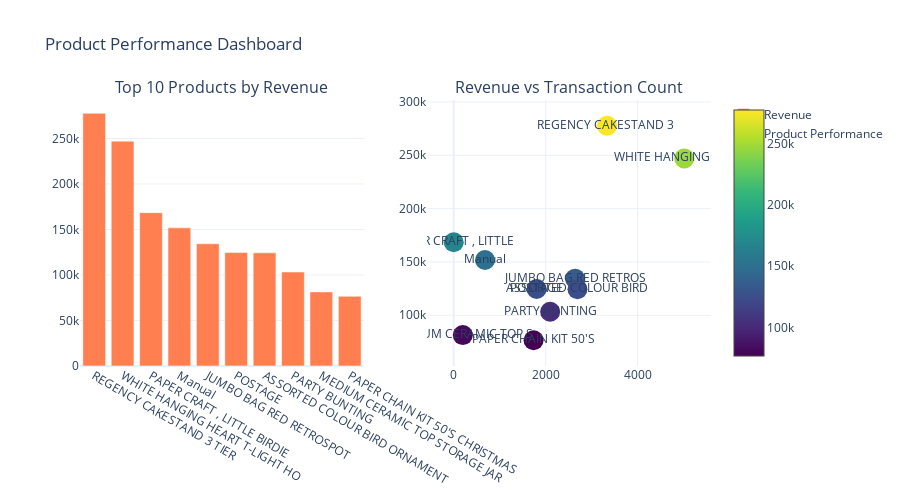

This figure's notebook cell:
### Code cell
# 7. PRODUCT PERFORMANCE INSIGHTS
print("7.  PRODUCT PERFORMANCE ANALYSIS...")

# Top products by revenue
top_products = transactions.groupby(['StockCode', 'Description'])['TotalAmount'].agg(['sum', 'count']).reset_index()
top_products.columns = ['StockCode', 'Description', 'TotalRevenue', 'TransactionCount']
top_products = top_products.nlargest(10, 'TotalRevenue')

# Product performance visualization
fig = make_subplots(
    rows=1, cols=2,
    subplot_titles=('Top 10 Products by Revenue', 'Revenue vs Transaction Count'),
    specs=[[{"type": "bar"}, {"type": "scatter"}]]
)

# Bar chart - Top products
fig.add_trace(
    go.Bar(x=top_products['Description'].str[:30], y=top_products['TotalRevenue'],
           name='Revenue', marker_color='coral'),
    row=1, col=1
)

# Scatter plot - Revenue vs Transactions
fig.add_trace(
    go.Scatter(x=top_products['TransactionCount'], y=top_products['TotalRevenue'],
              mode='markers+text', text=top_products['Description'].str[:20],
              marker=dict(size=20, color=top_products['TotalRevenue'], 
                         colorscale='viridis', showscale=True),
              name='Product Performance'),
    row=1, col=2
)

fig.update_layout(height=500, title_text="Product Performance Dashboard")
fig.show()

### Figure 1 — Plotly figure (JSON) as saved in the notebook; plotly's stock layout.template omitted (floating-point values rounded to 4 significant figures)
{"data": [{"marker": {"color": "coral"}, "name": "Revenue", "type": "bar", "x": ["REGENCY CAKESTAND 3 TIER", "WHITE HANGING HEART T-LIGHT HO", "PAPER CRAFT , LITTLE BIRDIE", "Manual", "JUMBO BAG RED RETROSPOT", "POSTAGE", "ASSORTED COLOUR BIRD ORNAMENT", "PARTY BUNTING", "MEDIUM CERAMIC TOP STORAGE JAR", "PAPER CHAIN KIT 50'S CHRISTMAS"], "xaxis": "x", "y": [277700.0, 247000.0, 168500.0, 151800.0, 134300.0, 124600.0, 124400.0, 103300.0, 81420.0, 76600.0], "yaxis": "y"}, {"marker": {"color": [277700.0, 247000.0, 168500.0, 151800.0, 134300.0, 124600.0, 124400.0, 103300.0, 81420.0, 76600.0], "colorscale": [[0, "#440154"], [0.1111, "#482878"], [0.2222, "#3e4989"], [0.3333, "#31688e"], [0.4444, "#26828e"], [0.5556, "#1f9e89"], [0.6667, "#35b779"], [0.7778, "#6ece58"], [0.8889, "#b5de2b"], [1, "#fde725"]], "showscale": true, "size": 20}, "mode": "markers+text", "name": "Product Performance", "text": ["REGENCY CAKESTAND 3 ", "WHITE HANGING HEART ", "PAPER CRAFT , LITTLE", "Manual", "JUMBO BAG RED RETROS", "POSTAGE", "ASSORTED COLOUR BIRD", "PARTY BUNTING", "MEDIUM CERAMIC TOP S", "PAPER CHAIN KIT 50'S"], "type": "scatter", "x": [3335, 5016, 1, 681, 2641, 1803, 2692, 2098, 198, 1737], "xaxis": "x2", "y": [277700.0, 247000.0, 168500.0, 151800.0, 134300.0, 124600.0, 124400.0, 103300.0, 81420.0, 76600.0], "yaxis": "y2"}], "layout": {"annotations": [{"font": {"size": 16}, "showarrow": false, "text": "Top 10 Products by Revenue", "x": 0.225, "xanchor": "center", "xref": "paper", "y": 1, "yanchor": "bottom", "yref": "paper"}, {"font": {"size": 16}, "showarrow": false, "text": "Revenue vs Transaction Count", "x": 0.775, "xanchor": "center", "xref": "paper", "y": 1, "yanchor": "bottom", "yref": "paper"}], "height": 500, "title": {"text": "Product Performance Dashboard"}, "xaxis": {"anchor": "y", "domain": [0, 0.45]}, "xaxis2": {"anchor": "y2", "domain": [0.55, 1]}, "yaxis": {"anchor": "x", "domain": [0, 1]}, "yaxis2": {"anchor": "x2", "domain": [0, 1]}}}
